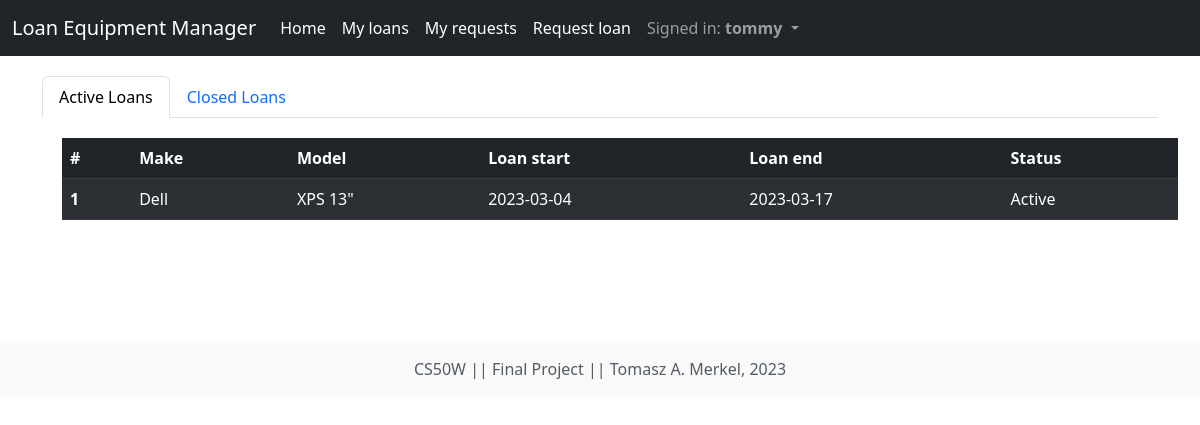
Page /my_loans (signed in) on the earlier database version.
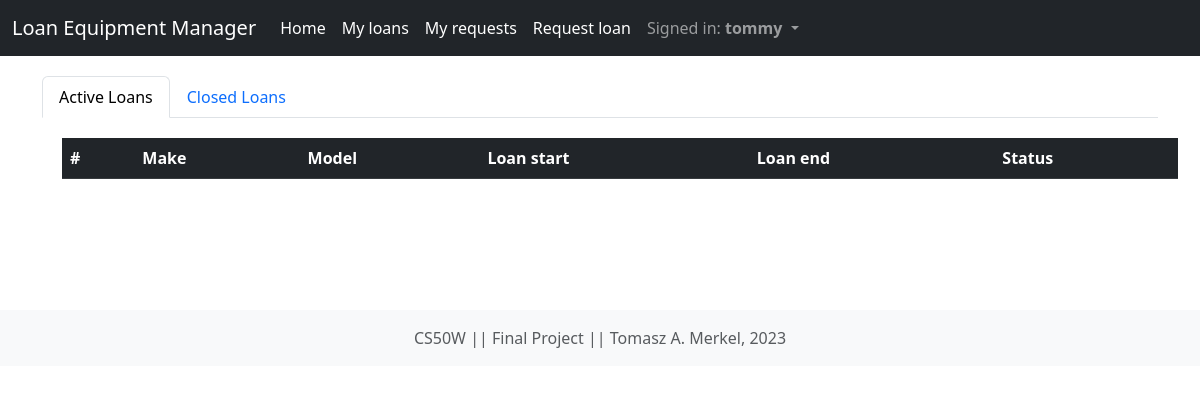
Same page on the later database version.
### loan_equipment_manager/models.py (models this page shows)
class Loan_item(models.Model):
    CATEGORY = (
        ('...', '...'),
        ('Audio', 'Audio'),
        ('Laptops', 'Laptops'),
        ('Mobile devices', 'Mobile devices'),
        ('Pheripherals', 'Pheripherals')
    )
    asset_number = models.CharField(max_length=128, )
    make = models.CharField(max_length=128, null=False)
    model = models.CharField(max_length=128, null=False)
    category = models.CharField(max_length=128, null=False, choices=CATEGORY)
    on_loan = models.CharField(max_length=3, null=False)
    qr_code = models.CharField(max_length=128, null=True)
    notes = models.CharField(max_length=256, null=False, default="Note")

class Request(models.Model):
    req_number = models.CharField(max_length=128, null=False)
    end_user = models.ForeignKey(User, related_name="requestor_id", on_delete=models.CASCADE)
    req_item = models.ForeignKey(Loan_item, related_name="item_id", on_delete=models.CASCADE)
    req_start_date = models.CharField(max_length=128, null=True)
    req_end_date = models.CharField(max_length=128, null=True)
    req_approved = models.CharField(max_length=3, null=False, default="Pending")

### loan_equipment_manager/views.py (the view)
# urls.py: path("my_loans", views.my_loans, name="my_loans"),
@login_required
def my_loans(request):
    loanObj = []
    userLoans = []
    userClosedLoans = []
    loans = Loan.objects.filter(end_user_id = request.user.id)
    if loans:
        for loan in loans:
            req = Request.objects.get(req_approved="Approved", end_user_id=request.user.id, id=loan.req_number_id)
            start_date = req.req_start_date
            end_date = req.req_end_date
            item = Loan_item.objects.get(id=req.req_item_id)
            make = item.make
            model = item.model
            status = ""
            if loan.active_loan == "Yes":
                status = "Active"
                loanObj = {"status": status, "start_date":start_date, "end_date":end_date, "make":make, "model":model}
                userLoans.append(loanObj)
            else:
                status = "Ended"
                loanObj = {"status": status, "start_date":start_date, "end_date":end_date, "make":make, "model":model}
                userClosedLoans.append(loanObj)
    return render(request, "loan_equipment_manager/my_loans.html", {
        "loans": userLoans,
        "userClosedLoans": userClosedLoans
    })

### loan_equipment_manager/templatetags/auth_extras.py (called while the page is built)
@register.filter(name='has_group')
def has_group(user, group_name):
    group = Group.objects.get(name=group_name)
    return True if group in user.groups.all() else False

### loan_equipment_manager/templates/loan_equipment_manager/my_loans.html (shortened to what this page needs)
{% extends "loan_equipment_manager/layout.html" %}
{% block body %}
<div class="container myloans">
    <nav>
        <div class="nav nav-tabs" id="nav-tab" role="tablist">
          <button class="nav-link active" id="nav-home-tab" data-bs-toggle="tab" data-bs-target="#nav-active" type="button" role="tab" aria-controls="nav-home" aria-selected="true">Active Loans</button>
          <button class="nav-link" id="nav-profile-tab" data-bs-toggle="tab" data-bs-target="#nav-closed" type="button" role="tab" aria-controls="nav-profile" aria-selected="false">Closed Loans</button>
        </div>
    </nav>
    <div class="tab-content" id="nav-tabContent">
        <div class="tab-pane fade show active" id="nav-active" role="tabpanel" aria-labelledby="nav-home-tab">
            <table class="table table-dark table-striped" id="myLoansTable">
                <thead>
                    <tr>
                        <th scope="col">#</th>
                        <th scope="col">Make</th>
                        <th scope="col">Model</th>
                        <th scope="col">Loan start</th>
                        <th scope="col">Loan end</th>
                        <th scope="col">Status</th>
                    </tr>
                </thead>
                <tbody>
                    {% for item in loans %}
                        <tr class="item" id="item">
                            <th scope="row">{{ forloop.counter }} </th>
                            <td>{{item.make}}</td>
                            <td>{{item.model}}</td>
                            <td>{{item.start_date}}</td>
                            <td>{{item.end_date}}</td>
                            <td>{{item.status}}</td>
                        </tr>
                    {% endfor %}
                </tbody>
            </table>
        </div>
    </div>
</div>
{% endblock %}

Differences in the rows shown:
no longer on this page (row edited): Loan_item: make "Dell", model "XPS 13\""
removed Request: start_date "2023-03-04", end_date "2023-03-17"
Other differences:
list line gone: "1 Active"
